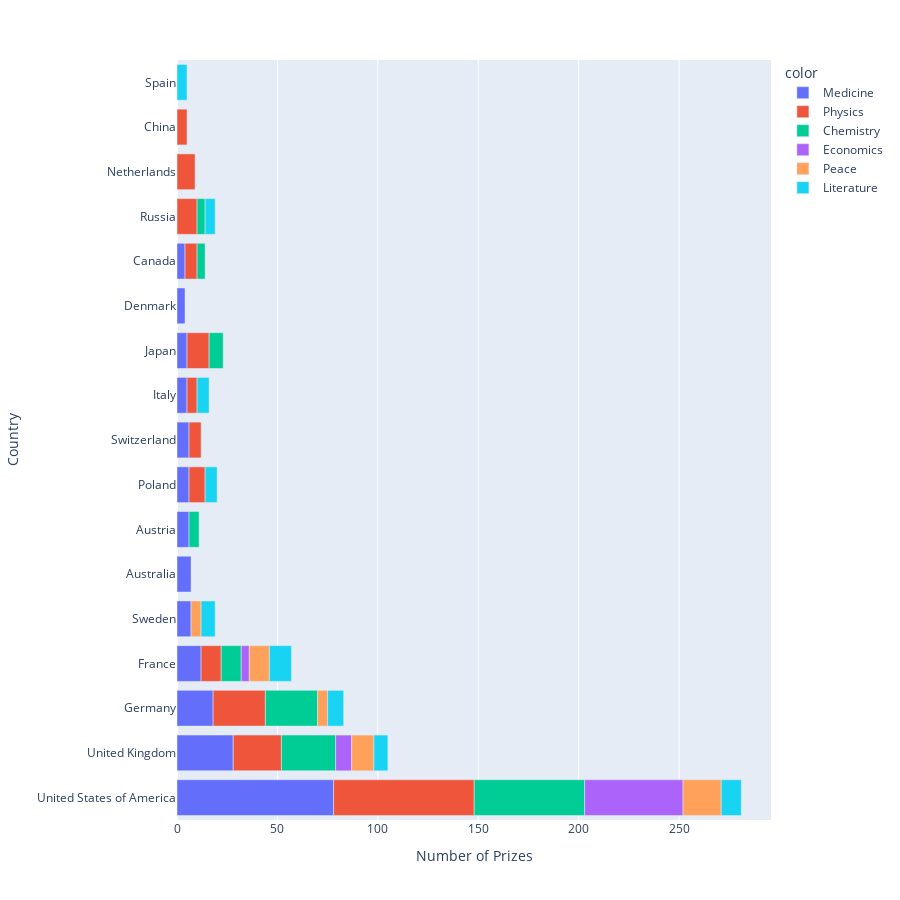

This figure's notebook cell:
### Code cell
fig = px.bar(top_countries_category[:50], orientation='h', x='prize', y='birth_country_current', color=top_countries_category.category[:50], color_continuous_scale='Viridis', height=900)
fig.update_layout(xaxis_title='Number of Prizes', 
                    yaxis_title='Country',)
fig.show()

### Figure 1 — Plotly figure (JSON) as saved in the notebook; plotly's stock layout.template omitted (floating-point values rounded to 4 significant figures)
{"data": [{"alignmentgroup": "True", "hovertemplate": "color=Medicine<br>prize=%{x}<br>birth_country_current=%{y}<extra></extra>", "legendgroup": "Medicine", "marker": {"color": "#636efa", "pattern": {"shape": ""}}, "name": "Medicine", "offsetgroup": "Medicine", "orientation": "h", "showlegend": true, "textposition": "auto", "type": "bar", "x": [78, 28, 18, 12, 7, 7, 6, 6, 6, 5, 5, 4, 4], "xaxis": "x", "y": ["United States of America", "United Kingdom", "Germany", "France", "Sweden", "Australia", "Austria", "Poland", "Switzerland", "Italy", "Japan", "Denmark", "Canada"], "yaxis": "y"}, {"alignmentgroup": "True", "hovertemplate": "color=Physics<br>prize=%{x}<br>birth_country_current=%{y}<extra></extra>", "legendgroup": "Physics", "marker": {"color": "#EF553B", "pattern": {"shape": ""}}, "name": "Physics", "offsetgroup": "Physics", "orientation": "h", "showlegend": true, "textposition": "auto", "type": "bar", "x": [70, 26, 24, 11, 10, 10, 9, 8, 6, 6, 5, 5], "xaxis": "x", "y": ["United States of America", "Germany", "United Kingdom", "Japan", "France", "Russia", "Netherlands", "Poland", "Canada", "Switzerland", "Italy", "China"], "yaxis": "y"}, {"alignmentgroup": "True", "hovertemplate": "color=Chemistry<br>prize=%{x}<br>birth_country_current=%{y}<extra></extra>", "legendgroup": "Chemistry", "marker": {"color": "#00cc96", "pattern": {"shape": ""}}, "name": "Chemistry", "offsetgroup": "Chemistry", "orientation": "h", "showlegend": true, "textposition": "auto", "type": "bar", "x": [55, 27, 26, 10, 7, 5, 4, 4], "xaxis": "x", "y": ["United States of America", "United Kingdom", "Germany", "France", "Japan", "Austria", "Russia", "Canada"], "yaxis": "y"}, {"alignmentgroup": "True", "hovertemplate": "color=Economics<br>prize=%{x}<br>birth_country_current=%{y}<extra></extra>", "legendgroup": "Economics", "marker": {"color": "#ab63fa", "pattern": {"shape": ""}}, "name": "Economics", "offsetgroup": "Economics", "orientation": "h", "showlegend": true, "textposition": "auto", "type": "bar", "x": [49, 8, 4], "xaxis": "x", "y": ["United States of America", "United Kingdom", "France"], "yaxis": "y"}, {"alignmentgroup": "True", "hovertemplate": "color=Peace<br>prize=%{x}<br>birth_country_current=%{y}<extra></extra>", "legendgroup": "Peace", "marker": {"color": "#FFA15A", "pattern": {"shape": ""}}, "name": "Peace", "offsetgroup": "Peace", "orientation": "h", "showlegend": true, "textposition": "auto", "type": "bar", "x": [19, 11, 10, 5, 5], "xaxis": "x", "y": ["United States of America", "United Kingdom", "France", "Sweden", "Germany"], "yaxis": "y"}, {"alignmentgroup": "True", "hovertemplate": "color=Literature<br>prize=%{x}<br>birth_country_current=%{y}<extra></extra>", "legendgroup": "Literature", "marker": {"color": "#19d3f3", "pattern": {"shape": ""}}, "name": "Literature", "offsetgroup": "Literature", "orientation": "h", "showlegend": true, "textposition": "auto", "type": "bar", "x": [11, 10, 8, 7, 7, 6, 6, 5, 5], "xaxis": "x", "y": ["France", "United States of America", "Germany", "Sweden", "United Kingdom", "Poland", "Italy", "Spain", "Russia"], "yaxis": "y"}], "layout": {"barmode": "relative", "height": 900, "legend": {"title": {"text": "color"}, "tracegroupgap": 0}, "margin": {"t": 60}, "xaxis": {"anchor": "y", "domain": [0, 1], "title": {"text": "Number of Prizes"}}, "yaxis": {"anchor": "x", "domain": [0, 1], "title": {"text": "Country"}}}}
